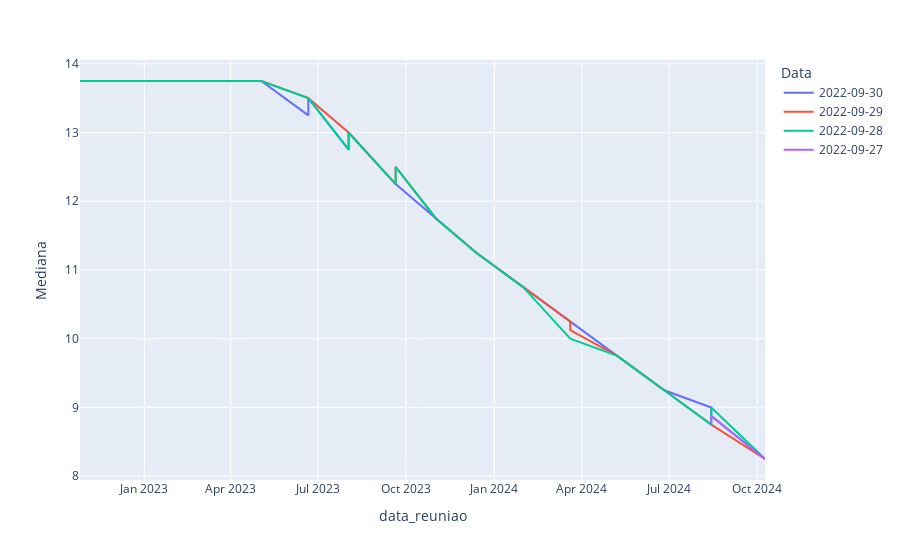

Notebook code cell kept with this figure:
### Code cell
# Gráfico iterativo utilizando o plotly
fig=px.line(df_selic,x='data_reuniao',y='Mediana', color='Data')
# Gerando arquivo com o resultado
# plotly.offline.plot(fig, show_link = True,filename=f'./output/IPCA_forcast.html')
fig.show()

### Figure 1 — Plotly figure (JSON) as saved in the notebook; plotly's stock layout.template omitted (floating-point values rounded to 4 significant figures)
{"data": [{"hovertemplate": "Data=2022-09-30<br>data_reuniao=%{x}<br>Mediana=%{y}<extra></extra>", "legendgroup": "2022-09-30", "line": {"color": "#636efa", "dash": "solid"}, "marker": {"symbol": "circle"}, "mode": "lines", "name": "2022-09-30", "orientation": "v", "showlegend": true, "type": "scatter", "x": ["2022-10-26", "2022-10-26", "2022-12-07", "2022-12-07", "2023-02-01", "2023-02-01", "2023-03-22", "2023-03-22", "2023-05-03", "2023-05-03", "2023-06-21", "2023-06-21", "2023-08-02", "2023-08-02", "2023-09-20", "2023-09-20", "2023-11-01", "2023-11-01", "2023-12-13", "2023-12-13", "2024-01-31", "2024-01-31", "2024-03-20", "2024-03-20", "2024-05-08", "2024-05-08", "2024-06-26", "2024-06-26", "2024-08-14", "2024-08-14", "2024-10-09", "2024-10-09"], "xaxis": "x", "y": [13.75, 13.75, 13.75, 13.75, 13.75, 13.75, 13.75, 13.75, 13.75, 13.75, 13.25, 13.5, 12.75, 13, 12.25, 12.25, 11.75, 11.75, 11.25, 11.25, 10.75, 10.75, 10.25, 10.25, 9.75, 9.75, 9.25, 9.25, 9, 8.875, 8.25, 8.25], "yaxis": "y"}, {"hovertemplate": "Data=2022-09-29<br>data_reuniao=%{x}<br>Mediana=%{y}<extra></extra>", "legendgroup": "2022-09-29", "line": {"color": "#EF553B", "dash": "solid"}, "marker": {"symbol": "circle"}, "mode": "lines", "name": "2022-09-29", "orientation": "v", "showlegend": true, "type": "scatter", "x": ["2022-10-26", "2022-10-26", "2022-12-07", "2022-12-07", "2023-02-01", "2023-02-01", "2023-03-22", "2023-03-22", "2023-05-03", "2023-05-03", "2023-06-21", "2023-06-21", "2023-08-02", "2023-08-02", "2023-09-20", "2023-09-20", "2023-11-01", "2023-11-01", "2023-12-13", "2023-12-13", "2024-01-31", "2024-01-31", "2024-03-20", "2024-03-20", "2024-05-08", "2024-05-08", "2024-06-26", "2024-06-26", "2024-08-14", "2024-08-14", "2024-10-09", "2024-10-09"], "xaxis": "x", "y": [13.75, 13.75, 13.75, 13.75, 13.75, 13.75, 13.75, 13.75, 13.75, 13.75, 13.5, 13.5, 13, 13, 12.25, 12.5, 11.75, 11.75, 11.25, 11.25, 10.75, 10.75, 10.25, 10.12, 9.75, 9.75, 9.25, 9.25, 8.75, 8.75, 8.25, 8.25], "yaxis": "y"}, {"hovertemplate": "Data=2022-09-28<br>data_reuniao=%{x}<br>Mediana=%{y}<extra></extra>", "legendgroup": "2022-09-28", "line": {"color": "#00cc96", "dash": "solid"}, "marker": {"symbol": "circle"}, "mode": "lines", "name": "2022-09-28", "orientation": "v", "showlegend": true, "type": "scatter", "x": ["2022-10-26", "2022-10-26", "2022-12-07", "2022-12-07", "2023-02-01", "2023-02-01", "2023-03-22", "2023-03-22", "2023-05-03", "2023-05-03", "2023-06-21", "2023-06-21", "2023-08-02", "2023-08-02", "2023-09-20", "2023-09-20", "2023-11-01", "2023-11-01", "2023-12-13", "2023-12-13", "2024-01-31", "2024-01-31", "2024-03-20", "2024-03-20", "2024-05-08", "2024-05-08", "2024-06-26", "2024-06-26", "2024-08-14", "2024-08-14", "2024-10-09", "2024-10-09"], "xaxis": "x", "y": [13.75, 13.75, 13.75, 13.75, 13.75, 13.75, 13.75, 13.75, 13.75, 13.75, 13.5, 13.5, 12.75, 13, 12.25, 12.5, 11.75, 11.75, 11.25, 11.25, 10.75, 10.75, 10, 10, 9.75, 9.75, 9.25, 9.25, 8.75, 9, 8.25, 8.25], "yaxis": "y"}, {"hovertemplate": "Data=2022-09-27<br>data_reuniao=%{x}<br>Mediana=%{y}<extra></extra>", "legendgroup": "2022-09-27", "line": {"color": "#ab63fa", "dash": "solid"}, "marker": {"symbol": "circle"}, "mode": "lines", "name": "2022-09-27", "orientation": "v", "showlegend": true, "type": "scatter", "x": ["2024-08-14", "2024-08-14", "2024-10-09", "2024-10-09"], "xaxis": "x", "y": [8.75, 8.875, 8.25, 8.25], "yaxis": "y"}], "layout": {"legend": {"title": {"text": "Data"}, "tracegroupgap": 0}, "margin": {"t": 60}, "xaxis": {"anchor": "y", "domain": [0, 1], "title": {"text": "data_reuniao"}}, "yaxis": {"anchor": "x", "domain": [0, 1], "title": {"text": "Mediana"}}}}
